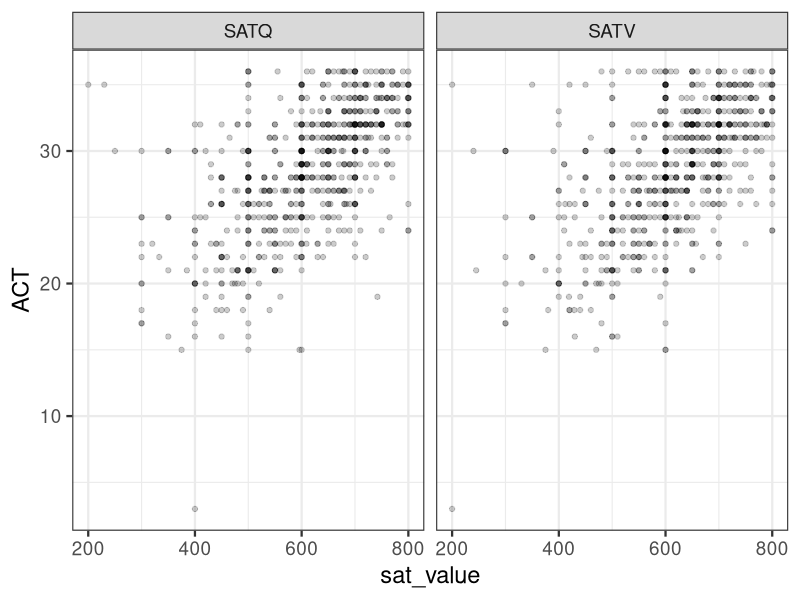
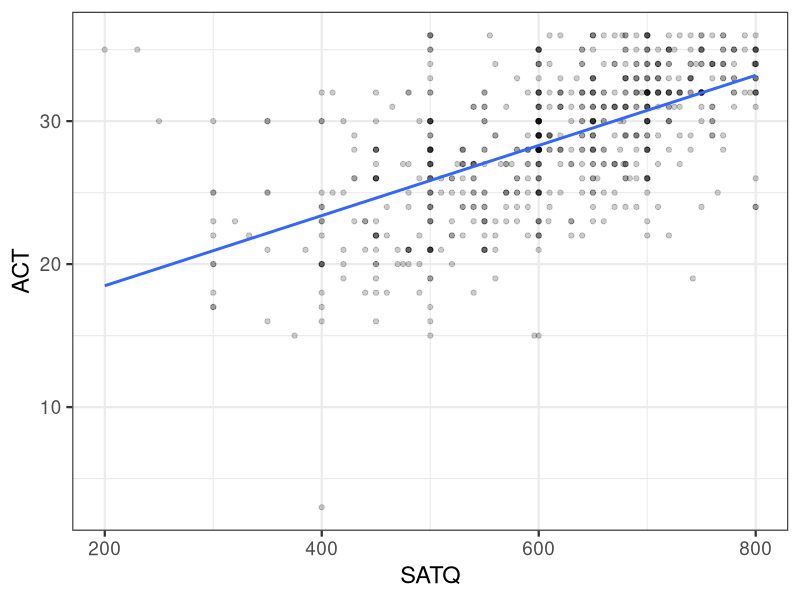
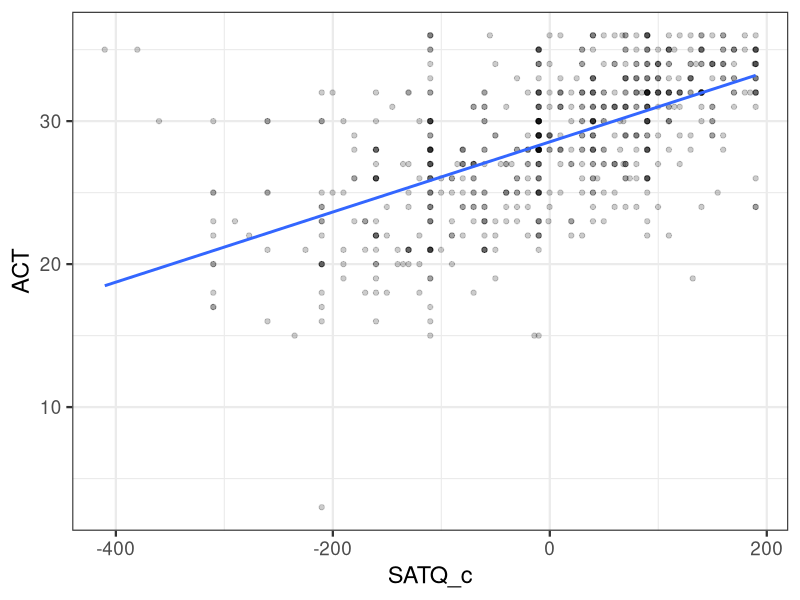
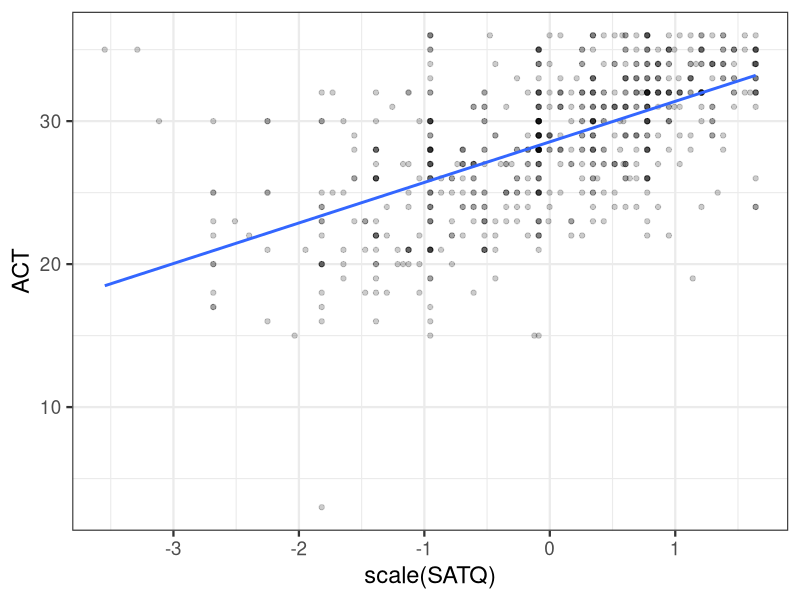
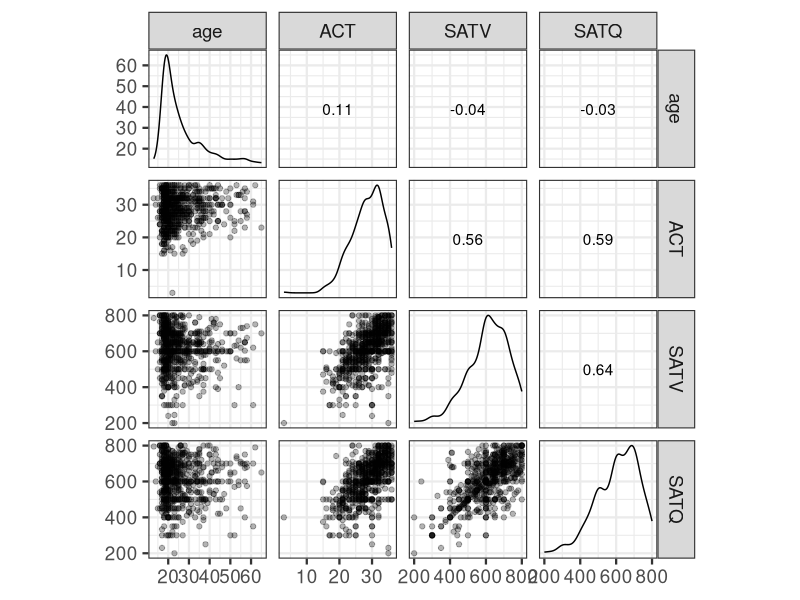
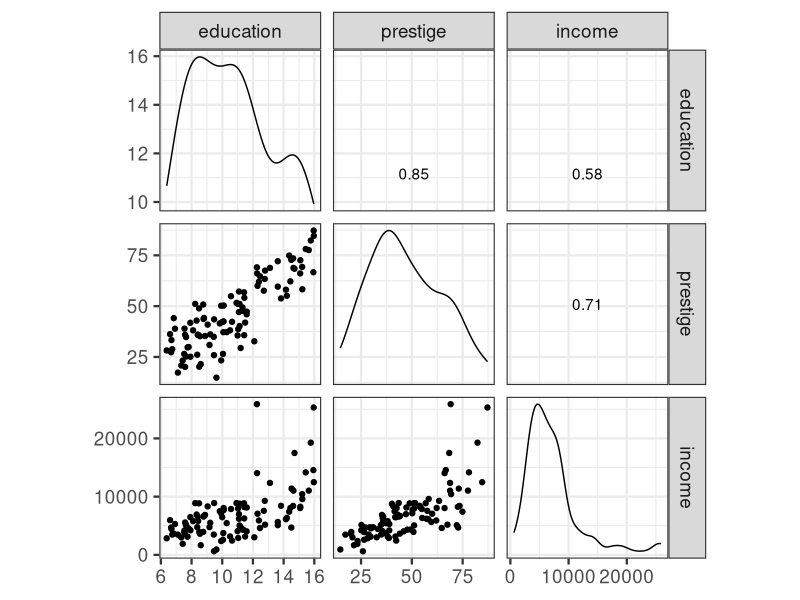
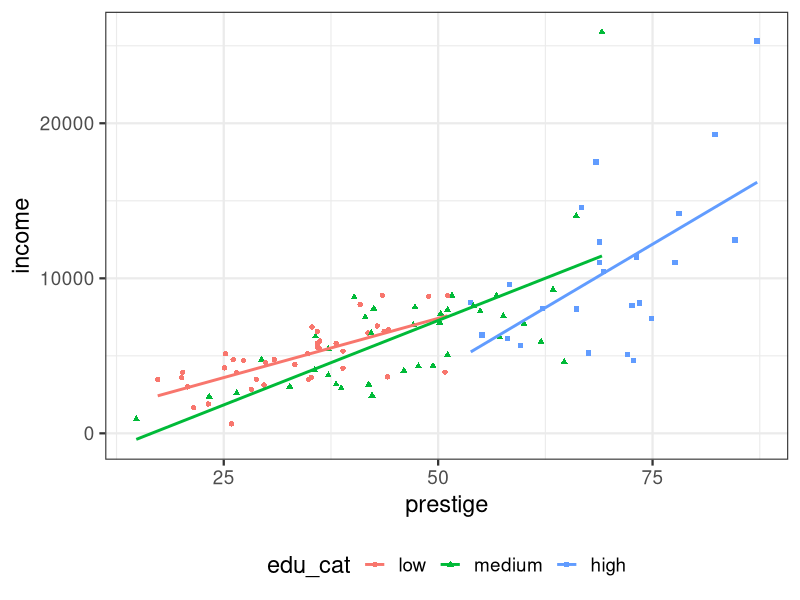
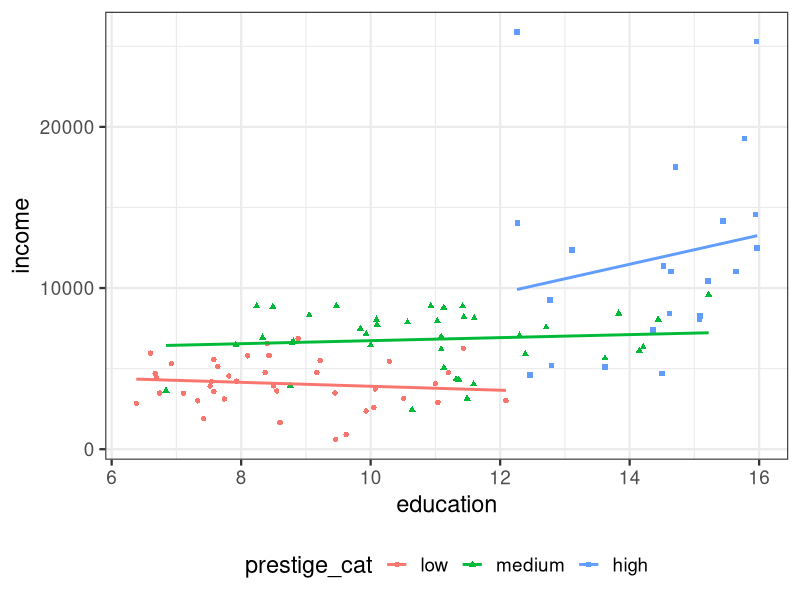

Write the R code that produced these figures, in order. (Note: this script raises an error after producing the figures.)
## ---- chunk 1
options(htmltools.dir.version = FALSE)
# see: https://github.com/yihui/xaringan
# install.packages("xaringan")
# see: 
# https://github.com/yihui/xaringan/wiki
# https://github.com/gnab/remark/wiki/Markdown
options(width=110)
options(digits = 4)
## ---- chunk 2
library("tidyverse")
data(sat.act, package = "psych")
sat.act <- sat.act %>% 
  mutate(gender = factor(gender, 1:2, labels = c("male", "female")),
         education = factor(education)) %>% 
  filter(!is.na(SATQ))  ## remove 13 NAs in SATQ
summary(sat.act) # alternatively: psych::describe(sat.act)
## ---- chunk 3
theme_set(theme_bw(base_size = 17))
sat2 <- sat.act %>% 
  gather(key = "sat_type", value = "sat_value", SATV, SATQ)
ggplot(sat2, aes(x = sat_value, y = ACT)) +
  geom_point(alpha = 0.2) +
  facet_wrap(~ sat_type)
## ---- chunk 4
m1 <- lm(ACT ~ SATQ, sat.act)
summary(m1)
## ---- chunk 5
coef(m1)
## ---- chunk 6
ggplot(sat.act, 
       aes(x = SATQ, y = ACT)) +
  geom_point(alpha = 0.2) +
  geom_smooth(method = "lm", 
              se = FALSE)
## ---- chunk 7
sat.act <- sat.act %>% 
  mutate(SATQ_c = SATQ - mean(SATQ),
         SATV_c = SATV - mean(SATV))
m2 <- lm(ACT ~ SATQ_c, sat.act)
summary(m2)
## ---- chunk 8
coef(m2)
## ---- chunk 9
ggplot(sat.act, 
       aes(x = SATQ_c, y = ACT)) +
  geom_point(alpha = 0.2) +
  geom_smooth(method = "lm", 
              se = FALSE)
## ---- chunk 10
m2b <- lm(ACT ~ scale(SATQ), sat.act)
summary(m2b)
## ---- chunk 11
coef(m2b)
## ---- chunk 12
ggplot(sat.act, 
       aes(x = scale(SATQ), 
           y = ACT)) +
  geom_point(alpha = 0.2) +
  geom_smooth(method = "lm", 
              se = FALSE)
## ---- chunk 13
GGally::ggscatmat(sat.act[, 3:6], alpha = 0.3)
## ---- chunk 14
m3 <- lm(ACT ~ SATQ_c + SATV_c, sat.act)
summary(m3)
## ---- chunk 15
## Full Model
summary(m3)$coefficients %>% zapsmall(6)
## ---- chunk 16
## SATQ
m3_q <- lm(SATQ_c ~ SATV_c, sat.act)
sat.act$resid_q <- residuals(m3_q)
summary(lm(ACT ~ 0 + resid_q, sat.act))$coefficients 
## ---- chunk 17
## SATV
m3_v <- lm(SATV_c ~ SATQ_c, sat.act)
sat.act$resid_v <- residuals(m3_v)
summary(lm(ACT ~ 0 + resid_v, sat.act))$coefficients 
## ---- chunk 18
data("Prestige", package = "carData")
glimpse(Prestige, width = 50)
## ---- chunk 19
GGally::ggscatmat(Prestige, 
                  columns = c(1, 4, 2))
## ---- chunk 20
mp_1 <- lm(income ~ education + prestige, Prestige)
summary(mp_1)
## ---- chunk 21
mp_1b <- lm(income ~ scale(education) + scale(prestige), Prestige)
summary(mp_1b)
## ---- chunk 22
mp_3 <- lm(income ~ scale(education)*scale(prestige), Prestige)
summary(mp_3)
## ---- chunk 23
library("emmeans")
get_z_positions <- function(x, at = c(-1, 0, 1), round = 2) {
  return(round(mean(x) + at*sd(x), round))
}
pres_t <- emtrends(mp_3, specs = "education", var = "prestige", 
                   at = list(education = get_z_positions(Prestige$education))) %>% summary
## ---- chunk 24
pres_t
pres_t$prestige.trend * sd(Prestige$prestige)
## ---- chunk 25
summary(mp_3)$coefficients %>% zapsmall
## ---- chunk 26
edu_t <- emtrends(mp_3, specs = "prestige", var = "education", 
                  at = list(prestige = get_z_positions(Prestige$prestige)))  %>% summary

edu_t
## ---- chunk 27
edu_t$education.trend * 
  sd(Prestige$education)
## ---- chunk 28
summary(mp_3)$coefficients %>% zapsmall
## ---- chunk 29
Prestige <- Prestige %>% 
  mutate(edu_cat = cut(education, 3, labels = c("low", "medium", "high")),
         prestige_cat = cut(prestige, 3, labels = c("low", "medium", "high"))
         )
## ---- chunk 30
ggplot(Prestige, aes(x = prestige, y = income, 
                     color = edu_cat, shape = edu_cat)) +
  geom_point() +
  geom_smooth(method = "lm", se = FALSE) +
  theme(legend.position = "bottom")
## ---- chunk 31
ggplot(Prestige, aes(x = education, y = income, 
                     color = prestige_cat, shape = prestige_cat)) +
  geom_point() +
  geom_smooth(method = "lm", se = FALSE) +
  theme(legend.position = "bottom")
## ---- chunk 32
coef(lm(ACT ~ SATQ_c + SATV_c, sat.act))   # a
coef(lm(ACT ~ SATQ_c : SATV_c, sat.act))   # b
coef(lm(ACT ~ 0 + SATQ_c:SATV_c, sat.act)) # c
## ---- chunk 33
coef(lm(ACT ~ SATQ_c*SATV_c, sat.act))     # d
coef(lm(ACT ~ 0+SATQ_c*SATV_c, sat.act))   # e
## ---- chunk 34
str(sat.act) ## alternatively tibble::glimpse(sat.act)
## ---- chunk 35
m3 <- lm(ACT ~ gender, sat.act)
summary(m3)
## ---- chunk 36
op <- options(width = 40)
require(dplyr)
## ---- chunk 37
mean(sat.act$ACT)
sat.act %>% group_by(gender) %>%
  summarise(m = mean(ACT))
## ---- chunk 38
sat.act %>% group_by(gender) %>%
  summarise(m = mean(ACT)) %>%
  {.$m[2] - .$m[1]}
## ---- chunk 39
options(op)
## ---- chunk 40
model.matrix(ACT ~ gender, sat.act[1:5,])
## ---- chunk 41
model.matrix(ACT ~ gender, sat.act[1:5,])
## ---- chunk 42
afex::set_sum_contrasts()
## ---- chunk 43
afex::set_sum_contrasts()
## ---- chunk 44
model.matrix(ACT ~ gender, sat.act[1:5,])
## ---- chunk 45
m4 <- lm(ACT ~ gender, sat.act)
summary(m4)
## ---- chunk 46
op <- options(width = 40)
## ---- chunk 47
mean(sat.act$ACT)
sat.act %>% group_by(gender) %>%
  summarise(m = mean(ACT))
sat.act %>% group_by(gender) %>%
  summarise(m = mean(ACT)) %>% 
  summarise(mean(m))

## ---- chunk 48
options(op)
## ---- chunk 49
afex::set_default_contrasts() # or set_treatment_contrasts()
## ---- chunk 50
op <- options(width = 70)
## ---- chunk 51
m5 <- lm(ACT ~ gender*education, sat.act)
coef(m5)
## ---- chunk 52
sat.act %>% 
  group_by(gender,education) %>%
  summarise(mean(ACT))
## ---- chunk 53
options(op)
## ---- chunk 54
afex::set_sum_contrasts() # or set_effects_contrasts() or set_deviation_contrasts()
## ---- chunk 55
op <- options(width = 70)
## ---- chunk 56
m6 <- lm(ACT ~ gender*education, sat.act)
coef(m6)
## ---- chunk 57
sat.act %>% 
  group_by(gender,education) %>%
  summarise(m = mean(ACT)) %>% 
  ungroup() %>% 
  summarise(mean(m))
## ---- chunk 58
options(op)
## ---- chunk 59
levels(sat.act$gender)
levels(sat.act$education)
## ---- chunk 60
coef(lm(ACT ~ gender, sat.act))                  # a: 2
coef(lm(ACT ~ 0+gender, sat.act))                # b: 2
coef(lm(ACT ~ gender+education, sat.act))        # c: 7
coef(lm(ACT ~ 0+gender+education, sat.act))      # d: 7
## ---- chunk 61
coef(lm(ACT ~ gender:education, sat.act))        # e: 13
coef(lm(ACT ~ 0+gender:education, sat.act))      # f: 12
## ---- chunk 62
op <- options(width = 70)
## ---- chunk 63
afex::set_sum_contrasts()
m6 <- lm(ACT ~ gender*education, sat.act)
summary(m6)
## ---- chunk 64
sat.act %>% 
  group_by(gender, education) %>%
  summarise(m = mean(ACT)) %>% 
  ungroup() %>% 
  summarise(mean(m))
## ---- chunk 65
options(op)
## ---- chunk 66
require(car) # Companion to Applied Regression (Fox & Weisberg, 2011)
Anova(m6, type = 3)
## ---- chunk 67
library("emmeans")    
(emms <- emmeans(m6, ~education))
## ---- chunk 68
pairs(emms, adjust='holm')
## ---- chunk 69
library("emmeans")  
(emms <- emmeans(m6, "education")) 
## ---- chunk 70
cs <- list(
  "12-45" = c(0, -0.5, -0.5, 0, 0.5, 0.5),
  "0-3" = c(-1, 0, 0, 1, 0, 0),
  "all-last" = c(-rep(0.2, 5), 1)
)
contrast(emms, cs, adjust = "holm")
## ---- chunk 71
library("afex")
sat.act$id <- factor(1:nrow(sat.act))
(a1 <- aov_car(ACT ~ gender+Error(id), sat.act))
## ---- chunk 72
(a2 <- aov_car(ACT ~ gender*education+Error(id), 
               sat.act))
## ---- chunk 73
(a2 <- aov_car(ACT ~ gender*education+Error(id), 
               sat.act))
## ---- chunk 74
afex_plot(a2, "education", "gender",
          data_geom = geom_violin, 
          data_arg = list(width = 0.4)) +
  theme(legend.position = "bottom")

## ---- chunk 75
emmeans(a2, "gender")
## ---- chunk 76
emmeans(a2, c("education")) %>% pairs
## ---- chunk 77
data("Machines", package = "MEMSS")
str(Machines)
## ---- chunk 78
library("tidyverse")
## ---- chunk 79
library("tidyverse")
Machines %>% group_by(Machine) %>% 
  summarise(m = mean(score), se = sd(score)/sqrt(n()))
## ---- chunk 80
ggplot(Machines, aes(x = Machine, y = score)) +
  geom_point() + 
  facet_wrap(~ Worker) + 
  theme_light()
## ---- chunk 81
mach_agg <- Machines %>% 
  group_by(Worker, Machine) %>% 
  summarise(score = mean(score))
## ---- chunk 82
ggplot(mach_agg, aes(x = Machine, y = score)) + geom_point()
## ---- chunk 83
afex::set_sum_contrasts()
mmach <- lm(score ~ Machine, mach_agg)
car::Anova(mmach, type = 3)
## ---- chunk 84
library("emmeans")
pairs(emmeans(mmach, "Machine"), 
      adjust = "holm")
## ---- chunk 85
dm1 <- Machines %>% 
  filter(Worker == "1")
## ---- chunk 86
m1 <- lm(score ~ Machine, dm1)
car::Anova(m1, type = 3)
## ---- chunk 87
a1 <- aov_car(score ~ Error(Worker/Machine), Machines)
a1
## ---- chunk 88
pairs(emmeans(a1, "Machine"), 
      adjust = "holm")
## ---- chunk 89
pairs(emmeans(mmach, "Machine"), 
      adjust = "holm")  ## complete pooling results
